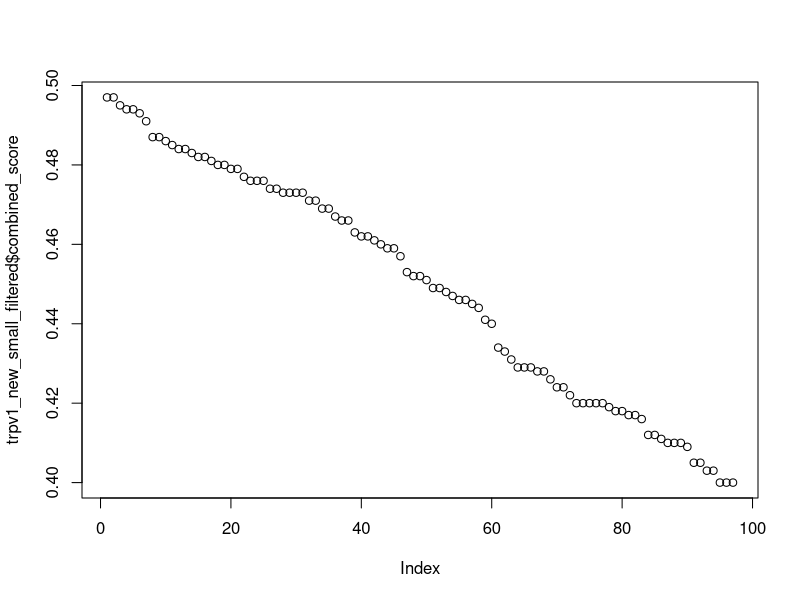

Generate this figure with R:
## ---- chunk 1
knitr::opts_chunk$set(echo = TRUE)
## ---- chunk 2
trpv1_new <- read.csv("trpv1.tsv", sep="\t")
trpv1_new_small <- trpv1_new [,c(1,2,15)]
trpv1_new_small_filtered <- subset(trpv1_new_small, combined_score < 0.5)
write.table(trpv1_new_small_filtered, "trpv1newsmallfiltered.txt", sep="\t", quote = FALSE, row.names = FALSE)
png('trpv1newsmall.png')
plot(trpv1_new_small_filtered$combined_score)
dev.off()
message("Script ran successfully, all outputs are in the working directory")
